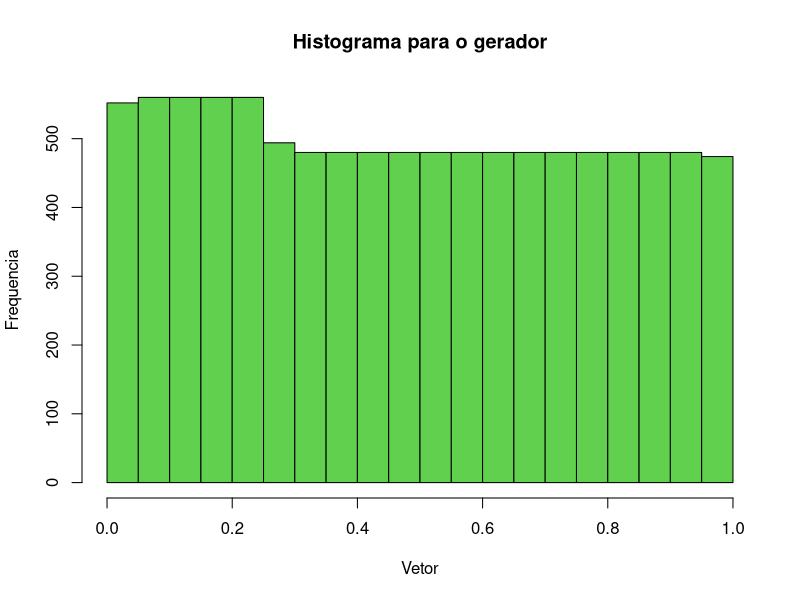
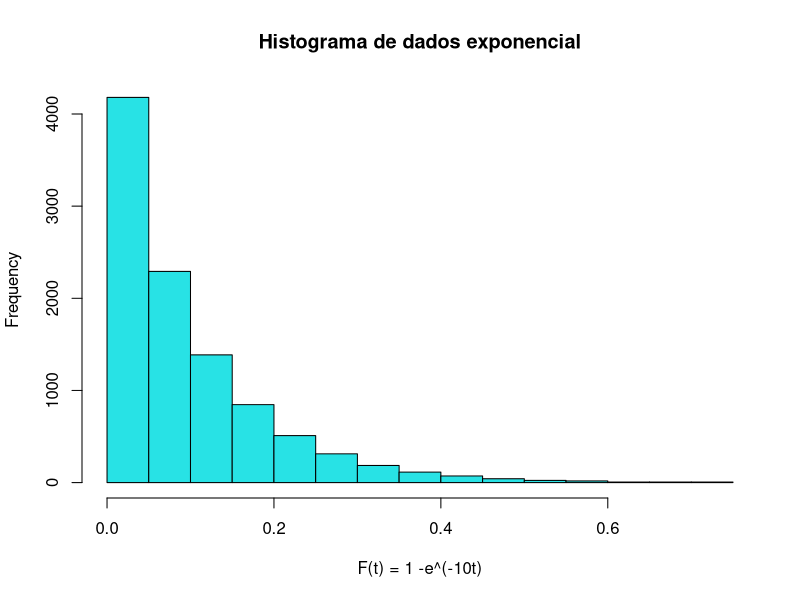
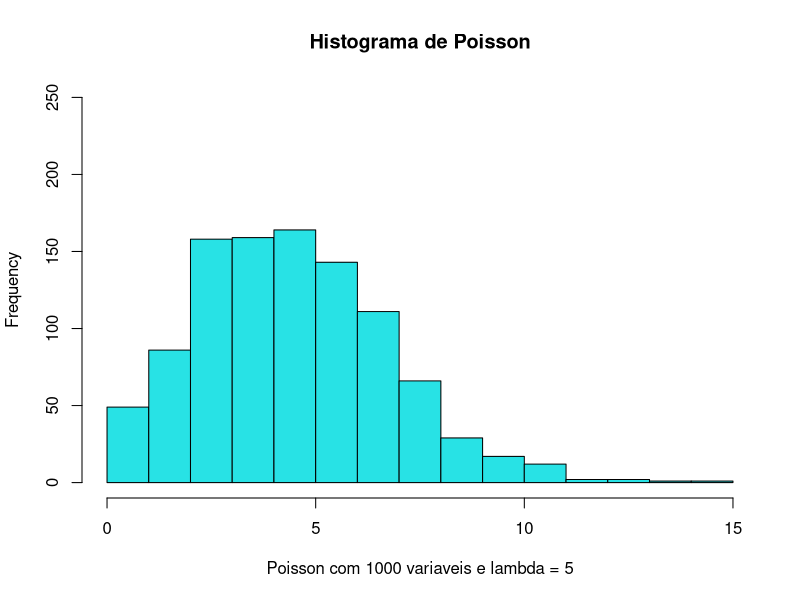
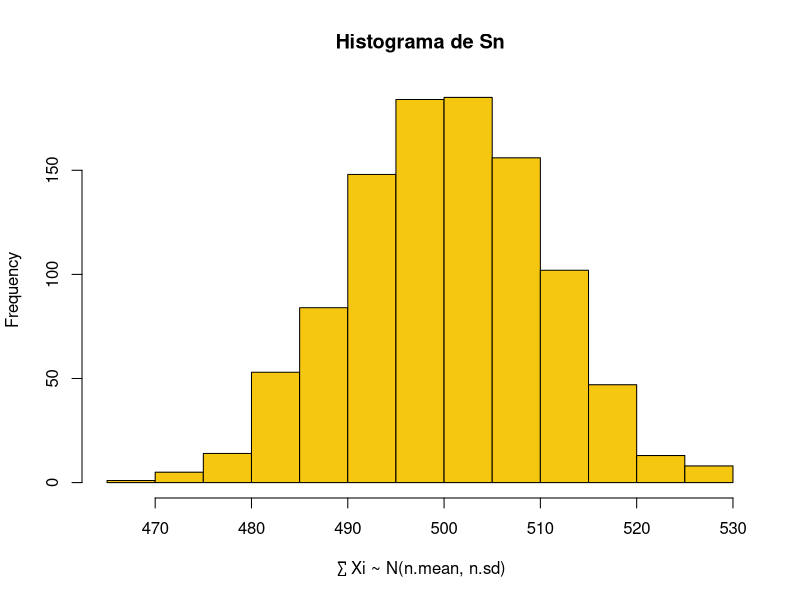

Recreate these plots in R, in order.
M <- 8000
a <- 1
c <- 5
m <- 10000
vetor <- numeric(m)
vetor[1] <- 80 # seed
for (i in 2:(m-1)) {
  vetor[i] <- (a*vetor[i-1] + c) %% M
}
q1 <- vetor/M
hist(q1, xlab="Vetor", ylab = "Frequencia", main = "Histograma para o gerador", col = c(3))

#q2 <- -(log(1-q1)) / 10
#hist(q2)
hist(-(log(1-q1))/10, main = "Histograma de dados exponencial", col = c, xlab = "F(t) = 1 -e^(-10t)")

hist(rpois(1000, 5), main = "Histograma de Poisson", col = c, ylim=range(0,250),xlab = "Poisson com 1000 variaveis e lambda = 5")
#q3 <- rpois(1000, 5)
#hist(q3)

#hist(rnorm(1000, 500, 100), main = "Histograma de Sn")
tabela <- function(a, b, c) {
  result <- c()
  for(i in 1:1000){
    result[i] <- sum(rnorm(a, b, c))
  }
  return(result)
}

somatorio <- tabela(100, 5, 1)

hist(somatorio, main = "Histograma de Sn", xlab = "∑Xi ~ N(n.mean, n.sd)", col = c(7))

